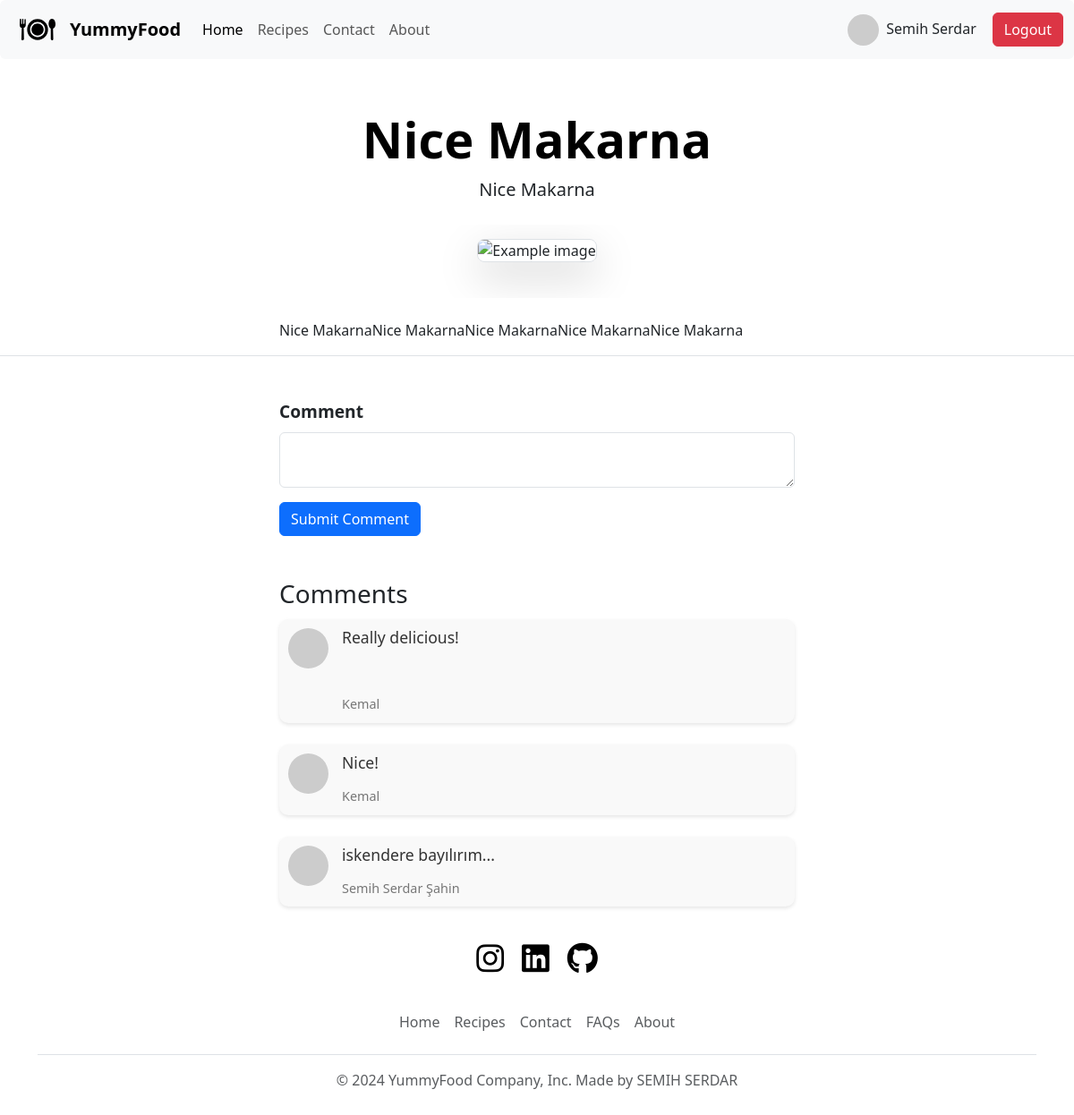
The page /recipe/2 (signed in) on the database its author committed.
### database.py (models this page shows)
class User(db.Model,UserMixin):
    __tablename__='users'
    id:Mapped[int]=mapped_column(Integer,primary_key=True)
    name: Mapped[str] = mapped_column(String(100), nullable=False)
    email: Mapped[str] = mapped_column(String(100), nullable=False)
    password: Mapped[str] = mapped_column(String(1000),nullable=False)
    posts=relationship("FoodPost",back_populates="author")
    comments=relationship("Comment",back_populates="author")

class FoodPost(db.Model):
    __tablename__="posts"
    id: Mapped[int] = mapped_column(Integer, primary_key=True)
    author_id: Mapped[int] = mapped_column(Integer, db.ForeignKey("users.id"))
    author=relationship("User",back_populates="posts")
    title : Mapped[str] = mapped_column(String, nullable=False)
    subtitle: Mapped[str] = mapped_column(String, nullable=True)
    date: Mapped[str] = mapped_column(String(250), nullable=False)
    body: Mapped[str] = mapped_column(Text, nullable=False)
    img_url: Mapped[str] = mapped_column(String(250), nullable=False)
    comments=relationship("Comment",back_populates="post")

class Comment(db.Model):
    __tablename__="comments"
    id:Mapped[int]=mapped_column(Integer,primary_key=True)
    author_id: Mapped[int] = mapped_column(Integer, db.ForeignKey("users.id"))
    post_id:Mapped[int]=mapped_column(Integer,db.ForeignKey("posts.id"))
    author = relationship("User", back_populates="comments")
    text:Mapped[str]=mapped_column(Text,nullable=False)
    post=relationship("FoodPost",back_populates="comments")

### main.py (the view, shortened to what this page needs)
@app.route("/recipe/<int:index>",methods=["POST","GET"])
def go_post(index):
    requested_data=db.session.execute(db.select(FoodPost).where(FoodPost.id==index)).scalar()
    users=db.session.execute(db.select(User)).scalar()
    comments=db.session.execute(db.select(Comment).where(Comment.post_id==index)).scalars()
    id=requested_data.author_id
    form=CommentForm()
    return render_template("food-detail.html",food=requested_data,
                           year=year,id=id,
                           users=users,form=form,
                           comments=comments)

### forms.py
class CommentForm(FlaskForm):
    comment=CKEditorField("Comment",validators=[DataRequired()])
    submit=SubmitField("Submit Comment")

### main.py (called while the page is built)
@login_manager.user_loader
def load_user(user_id):
    return db.get_or_404(User,user_id)

### templates/food-detail.html (shortened to what this page needs)
{% extends "base.html" %}
{% from 'bootstrap5/form.html' import render_form %}
{% block content %}
      <div class="px-4 pt-2 my-5 text-center border-bottom">
        <h1 class="display-4 fw-bold text-body-emphasis">{{food['title']}}</h1>
        <div class="col-lg-6 mx-auto">
          <p class="lead mb-4">{{food['subtitle']}}</p>
        </div>
        <div class="overflow-hidden" style="max-height: 100vh;">
          <div class="container px-5 py-3">
            <img id="food-image" src={{food['img_url']}} class="img-fluid border rounded-3 shadow-lg mb-4" alt="Example image" width="700" height="500" loading="lazy">
          </div>
        </div>
        <div class="col-lg-6 mx-auto" style="text-align: left;">
            <p class="lead mb-4">{{food['body']|safe}}</p>
        </div>
      </div>
        <div class="container col-6 text-left">
            {% if current_user.is_authenticated %}
                {{ render_form(form) }}
            {% endif %}
            <h3 class="mt-5">Comments</h3>
            <ul style="margin-top:2%; list-style: none; padding: 0;">
                {% for comment in comments %}
                    <li style="display: flex; align-items: flex-start; margin-bottom: 1.5rem; background-color: #f9f9f9; padding: 10px; border-radius: 10px; box-shadow: 0 2px 4px rgba(0, 0, 0, 0.1);">
                        <img style="width: 45px; height: 45px; border-radius: 50%; margin-right: 15px;" src="{{ comment.author.email|gravatar }}">
                        <div>
                            <h4 style="margin: 0 0 5px 0; font-size: 1.1rem; color: #333;">{{ comment.text|safe }}</h4>
                            <p style="font-weight: 200; font-size: 0.9rem; color: #777; margin: 0;">{{ comment.author.name }}</p>
                        </div>
                    </li>
                {% endfor %}
            </ul>
        </div>
{% endblock %}

### templates/base.html (shortened to what this page needs)
<!DOCTYPE html>
<html lang="en">
<head>
    <link href="https://cdn.jsdelivr.net/npm/bootstrap@5.3.3/dist/css/bootstrap.min.css" rel="stylesheet">
    <link rel="stylesheet" href="https://cdnjs.cloudflare.com/ajax/libs/font-awesome/6.5.2/css/all.min.css" />
    <link rel="stylesheet" href="/static/style.css">
    <link rel="stylesheet" href="/static/style_add_page.css">
</head>
<body>
    <nav class="navbar navbar-expand-lg bg-body-tertiary rounded" aria-label="Eleventh navbar example">
        <div class="container-fluid">
          <a class="navbar-brand" href="{{url_for('main_page')}}">
            <img class="logo" src="/static/food-dish-svgrepo-com.svg" alt="Logo" width="40" height="40">
          </a>
          <a class="navbar-brand" href="{{url_for('main_page')}}">YummyFood</a>
          <div class="collapse navbar-collapse" id="navbarsExample09">
            <ul class="navbar-nav me-auto mb-2 mb-lg-0">
              <li class="nav-item">
                <a class="nav-link active" aria-current="page" href="{{url_for('main_page')}}">Home</a>
              </li>
              <li class="nav-item">
                <a class="nav-link" href={{url_for('blog_page')}}>Recipes</a>
              </li>
              <li class="nav-item">
                <a class="nav-link" href={{url_for('contact_page')}}>Contact</a>
              </li>
              <li class="nav-item">
                <a class="nav-link" href={{url_for('about_page')}}>About</a>
              </li>
            </ul>
            {% if not current_user.is_authenticated %}
            <a href={{url_for('sign_in')}} class="btn btn-primary" style="margin-left: 10px;">Login</a>
            <a href={{url_for('sign_up')}} class="btn btn-success" style="margin-left: 10px;">Register</a>
            {% else %}
            <img style="width: 35px; height: 35px; border-radius: 50%;" src="{{ current_user.email|gravatar }}">
            <h6 class="px-2 mt-2" >{{current_user.name}}</h6>
            <a href={{url_for('logout')}} class="btn btn-danger" style="margin-left: 10px;">Logout</a>
            {% endif %}
           </div>
        </div>
      </nav>
    {%block content %}{% endblock%}
    <div class="container">
        <footer class="py-3 my-4">
          <ul class="nav justify-content-center pb-3 mb-3">
            <li class="nav-item nav-icon"><a href="https://instagram.com/semihsrdr"><i class="fa-brands fa-instagram"></i></a></li>
            <li class="nav-item nav-icon"><a href="https://www.linkedin.com/in/semih-serdar-sahin-5245b6266/"><i class="fa-brands fa-linkedin"></i></a></li>
            <li class="nav-item nav-icon"><a href="https://github.com/semihsrdr"><i class="fa-brands fa-github"></i></a></li>
          </ul>
          <ul class="nav justify-content-center pb-3 mb-3  border-bottom">
            <li class="nav-item"><a href="{{url_for('main_page')}}" class="nav-link px-2 text-body-secondary">Home</a></li>
            <li class="nav-item"><a href="{{url_for('blog_page')}}" class="nav-link px-2 text-body-secondary">Recipes</a></li>
            <li class="nav-item"><a href="{{url_for('contact_page')}}" class="nav-link px-2 text-body-secondary">Contact</a></li>
            <li class="nav-item"><a href="#" class="nav-link px-2 text-body-secondary">FAQs</a></li>
            <li class="nav-item"><a href="{{url_for('about_page')}}" class="nav-link px-2 text-body-secondary">About</a></li>
          </ul>
              <p class="text-center text-body-secondary">© {{year}} YummyFood Company, Inc. Made by SEMIH SERDAR</p>
        </footer>
      </div>
</body>
</html>

### static/style.css (style rules this page uses)
.logo { margin-left:10px; }
.navbar-brand { font-weight: 550; }
.nav-icon { margin-left: 10px; margin-right: 10px; size: 40px; }
.nav-icon a { background-color: white; color: black; }
.nav-icon a i { font-size: 2.2em; }

### static/style_add_page.css (style rules this page uses)
.form-label { font-weight:620; font-size:1.2rem; }

### rows shown on the page
User: name "Semih Serdar"
FoodPost: title "Nice Makarna", subtitle "Nice Makarna", body "Nice MakarnaNice MakarnaNice MakarnaNice MakarnaNice Makarna"
Comment: text "Really delicious!", author.name "Kemal"
Comment: text "Nice!", author.name "Kemal"
Comment: text "iskendere bayılırım...", author.name "Semih Serdar Şahi̇n"

### other values the page prints
{{ year }} "2024"
